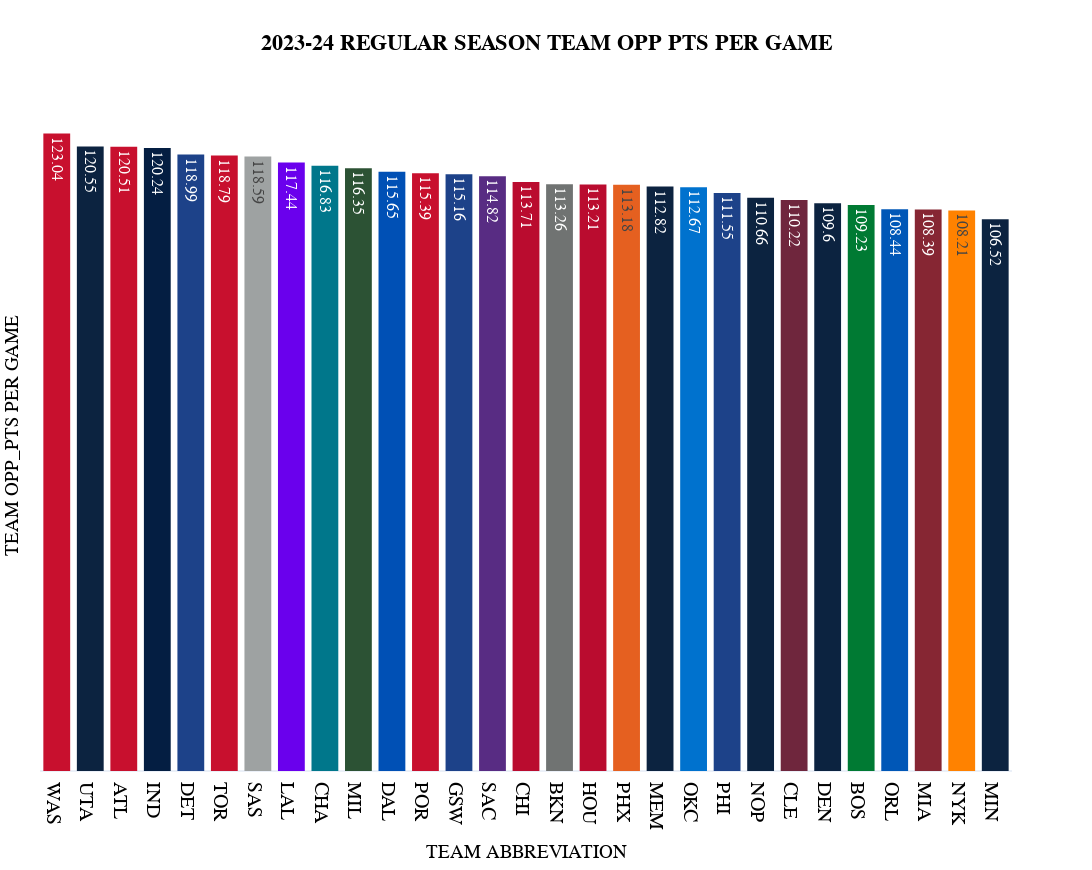

The notebook cell saved with this chart:
### Code cell
fig = px.histogram(
  df_final.sort_values(by=sort_category, ascending=False), 
  x="TEAM ABBREVIATION", 
  y="{}".format(sort_category),
  color='TEAM_NAME',
  color_discrete_map=team_color_dict,    
  text_auto=True, 
  title="<b>2023-24 REGULAR SEASON TEAM {} PER GAME</b>".format(sort_category.replace('_', ' ')),
  template="plotly_white",
  hover_data=['TEAM_NAME', 'TEAM ABBREVIATION', 'GP', 'W', 'L', 'W_PCT', 'MIN',
       'color', 'Season', 'OPP_FGM', 'OPP_FGMX', 'OPP_FGA', 'OPP_FG_PCT',
       'OPP_FG2M', 'OPP_FG2A', 'OPP_FG2_PCT', 'OPP_FG3M', 'OPP_FG3MX',
       'OPP_FG3A', 'OPP_FG3_PCT', 'OPP_FTM', 'OPP_FTA', 'OPP_FT_PCT',
       'OPP_OREB', 'OPP_DREB', 'OPP_REB', 'OPP_AST', 'OPP_TOV', 'OPP_STL',
       'OPP_BLK', 'OPP_BLKA', 'OPP_PF', 'OPP_PFD', 'OPP_PTS', 'PLUS_MINUS'], 
  height=870, 
  width=1750,
  )

fig.update_layout(
    title_x=0.5,
    hoverlabel=dict(
        bgcolor="white",
        font_size=15,
        font_family="PT Sans Narrow"
    ),
    yaxis = dict(tickfont = dict(size=35)),
    xaxis = dict(tickfont = dict(size=20)),
    font=dict(
        family="PT Sans Narrow",
        size=16,
        color="Black"
    ),
    title_font_family="PT Sans Narrow",
    showlegend=False,
    yaxis_title="TEAM {} PER GAME".format(sort_category.replace('_', ' ')),
    margin=dict(l=30),
)

fig.update_yaxes(showticklabels=False,showgrid=False)


fig

### Figure 1 — Plotly figure (JSON) as saved in the notebook; plotly's stock layout.template omitted (floating-point values rounded to 4 significant figures)
{"data": [{"alignmentgroup": "True", "bingroup": "x", "histfunc": "sum", "hovertemplate": "TEAM_NAME=Washington Wizards<br>TEAM ABBREVIATION=%{x}<br>sum of OPP_PTS=%{y}<extra></extra>", "legendgroup": "Washington Wizards", "marker": {"color": "#C8102E", "pattern": {"shape": ""}}, "name": "Washington Wizards", "offsetgroup": "Washington Wizards", "orientation": "v", "showlegend": true, "texttemplate": "%{value}", "type": "histogram", "x": ["WAS"], "xaxis": "x", "y": [123.0], "yaxis": "y"}, {"alignmentgroup": "True", "bingroup": "x", "histfunc": "sum", "hovertemplate": "TEAM_NAME=Utah Jazz<br>TEAM ABBREVIATION=%{x}<br>sum of OPP_PTS=%{y}<extra></extra>", "legendgroup": "Utah Jazz", "marker": {"color": "#0C2340", "pattern": {"shape": ""}}, "name": "Utah Jazz", "offsetgroup": "Utah Jazz", "orientation": "v", "showlegend": true, "texttemplate": "%{value}", "type": "histogram", "x": ["UTA"], "xaxis": "x", "y": [120.5], "yaxis": "y"}, {"alignmentgroup": "True", "bingroup": "x", "histfunc": "sum", "hovertemplate": "TEAM_NAME=Atlanta Hawks<br>TEAM ABBREVIATION=%{x}<br>sum of OPP_PTS=%{y}<extra></extra>", "legendgroup": "Atlanta Hawks", "marker": {"color": "#C8102E", "pattern": {"shape": ""}}, "name": "Atlanta Hawks", "offsetgroup": "Atlanta Hawks", "orientation": "v", "showlegend": true, "texttemplate": "%{value}", "type": "histogram", "x": ["ATL"], "xaxis": "x", "y": [120.5], "yaxis": "y"}, {"alignmentgroup": "True", "bingroup": "x", "histfunc": "sum", "hovertemplate": "TEAM_NAME=Indiana Pacers<br>TEAM ABBREVIATION=%{x}<br>sum of OPP_PTS=%{y}<extra></extra>", "legendgroup": "Indiana Pacers", "marker": {"color": "#041E42", "pattern": {"shape": ""}}, "name": "Indiana Pacers", "offsetgroup": "Indiana Pacers", "orientation": "v", "showlegend": true, "texttemplate": "%{value}", "type": "histogram", "x": ["IND"], "xaxis": "x", "y": [120.2], "yaxis": "y"}, {"alignmentgroup": "True", "bingroup": "x", "histfunc": "sum", "hovertemplate": "TEAM_NAME=Detroit Pistons<br>TEAM ABBREVIATION=%{x}<br>sum of OPP_PTS=%{y}<extra></extra>", "legendgroup": "Detroit Pistons", "marker": {"color": "#1D4289", "pattern": {"shape": ""}}, "name": "Detroit Pistons", "offsetgroup": "Detroit Pistons", "orientation": "v", "showlegend": true, "texttemplate": "%{value}", "type": "histogram", "x": ["DET"], "xaxis": "x", "y": [119.0], "yaxis": "y"}, {"alignmentgroup": "True", "bingroup": "x", "histfunc": "sum", "hovertemplate": "TEAM_NAME=Toronto Raptors<br>TEAM ABBREVIATION=%{x}<br>sum of OPP_PTS=%{y}<extra></extra>", "legendgroup": "Toronto Raptors", "marker": {"color": "#C8102E", "pattern": {"shape": ""}}, "name": "Toronto Raptors", "offsetgroup": "Toronto Raptors", "orientation": "v", "showlegend": true, "texttemplate": "%{value}", "type": "histogram", "x": ["TOR"], "xaxis": "x", "y": [118.8], "yaxis": "y"}, {"alignmentgroup": "True", "bingroup": "x", "histfunc": "sum", "hovertemplate": "TEAM_NAME=San Antonio Spurs<br>TEAM ABBREVIATION=%{x}<br>sum of OPP_PTS=%{y}<extra></extra>", "legendgroup": "San Antonio Spurs", "marker": {"color": "#9EA2A2", "pattern": {"shape": ""}}, "name": "San Antonio Spurs", "offsetgroup": "San Antonio Spurs", "orientation": "v", "showlegend": true, "texttemplate": "%{value}", "type": "histogram", "x": ["SAS"], "xaxis": "x", "y": [118.6], "yaxis": "y"}, {"alignmentgroup": "True", "bingroup": "x", "histfunc": "sum", "hovertemplate": "TEAM_NAME=Los Angeles Lakers<br>TEAM ABBREVIATION=%{x}<br>sum of OPP_PTS=%{y}<extra></extra>", "legendgroup": "Los Angeles Lakers", "marker": {"color": "#6a00ed", "pattern": {"shape": ""}}, "name": "Los Angeles Lakers", "offsetgroup": "Los Angeles Lakers", "orientation": "v", "showlegend": true, "texttemplate": "%{value}", "type": "histogram", "x": ["LAL"], "xaxis": "x", "y": [117.4], "yaxis": "y"}, {"alignmentgroup": "True", "bingroup": "x", "histfunc": "sum", "hovertemplate": "TEAM_NAME=Charlotte Hornets<br>TEAM ABBREVIATION=%{x}<br>sum of OPP_PTS=%{y}<extra></extra>", "legendgroup": "Charlotte Hornets", "marker": {"color": "#00778B", "pattern": {"shape": ""}}, "name": "Charlotte Hornets", "offsetgroup": "Charlotte Hornets", "orientation": "v", "showlegend": true, "texttemplate": "%{value}", "type": "histogram", "x": ["CHA"], "xaxis": "x", "y": [116.8], "yaxis": "y"}, {"alignmentgroup": "True", "bingroup": "x", "histfunc": "sum", "hovertemplate": "TEAM_NAME=Milwaukee Bucks<br>TEAM ABBREVIATION=%{x}<br>sum of OPP_PTS=%{y}<extra></extra>", "legendgroup": "Milwaukee Bucks", "marker": {"color": "#2C5234", "pattern": {"shape": ""}}, "name": "Milwaukee Bucks", "offsetgroup": "Milwaukee Bucks", "orientation": "v", "showlegend": true, "texttemplate": "%{value}", "type": "histogram", "x": ["MIL"], "xaxis": "x", "y": [116.3], "yaxis": "y"}, {"alignmentgroup": "True", "bingroup": "x", "histfunc": "sum", "hovertemplate": "TEAM_NAME=Dallas Mavericks<br>TEAM ABBREVIATION=%{x}<br>sum of OPP_PTS=%{y}<extra></extra>", "legendgroup": "Dallas Mavericks", "marker": {"color": "#0050B5", "pattern": {"shape": ""}}, "name": "Dallas Mavericks", "offsetgroup": "Dallas Mavericks", "orientation": "v", "showlegend": true, "texttemplate": "%{value}", "type": "histogram", "x": ["DAL"], "xaxis": "x", "y": [115.7], "yaxis": "y"}, {"alignmentgroup": "True", "bingroup": "x", "histfunc": "sum", "hovertemplate": "TEAM_NAME=Portland Trail Blazers<br>TEAM ABBREVIATION=%{x}<br>sum of OPP_PTS=%{y}<extra></extra>", "legendgroup": "Portland Trail Blazers", "marker": {"color": "#C8102E", "pattern": {"shape": ""}}, "name": "Portland Trail Blazers", "offsetgroup": "Portland Trail Blazers", "orientation": "v", "showlegend": true, "texttemplate": "%{value}", "type": "histogram", "x": ["POR"], "xaxis": "x", "y": [115.4], "yaxis": "y"}, {"alignmentgroup": "True", "bingroup": "x", "histfunc": "sum", "hovertemplate": "TEAM_NAME=Golden State Warriors<br>TEAM ABBREVIATION=%{x}<br>sum of OPP_PTS=%{y}<extra></extra>", "legendgroup": "Golden State Warriors", "marker": {"color": "#1D4289", "pattern": {"shape": ""}}, "name": "Golden State Warriors", "offsetgroup": "Golden State Warriors", "orientation": "v", "showlegend": true, "texttemplate": "%{value}", "type": "histogram", "x": ["GSW"], "xaxis": "x", "y": [115.2], "yaxis": "y"}, {"alignmentgroup": "True", "bingroup": "x", "histfunc": "sum", "hovertemplate": "TEAM_NAME=Sacramento Kings<br>TEAM ABBREVIATION=%{x}<br>sum of OPP_PTS=%{y}<extra></extra>", "legendgroup": "Sacramento Kings", "marker": {"color": "#582C83", "pattern": {"shape": ""}}, "name": "Sacramento Kings", "offsetgroup": "Sacramento Kings", "orientation": "v", "showlegend": true, "texttemplate": "%{value}", "type": "histogram", "x": ["SAC"], "xaxis": "x", "y": [114.8], "yaxis": "y"}, {"alignmentgroup": "True", "bingroup": "x", "histfunc": "sum", "hovertemplate": "TEAM_NAME=Chicago Bulls<br>TEAM ABBREVIATION=%{x}<br>sum of OPP_PTS=%{y}<extra></extra>", "legendgroup": "Chicago Bulls", "marker": {"color": "#BA0C2F", "pattern": {"shape": ""}}, "name": "Chicago Bulls", "offsetgroup": "Chicago Bulls", "orientation": "v", "showlegend": true, "texttemplate": "%{value}", "type": "histogram", "x": ["CHI"], "xaxis": "x", "y": [113.7], "yaxis": "y"}, {"alignmentgroup": "True", "bingroup": "x", "histfunc": "sum", "hovertemplate": "TEAM_NAME=Brooklyn Nets<br>TEAM ABBREVIATION=%{x}<br>sum of OPP_PTS=%{y}<extra></extra>", "legendgroup": "Brooklyn Nets", "marker": {"color": "#707372", "pattern": {"shape": ""}}, "name": "Brooklyn Nets", "offsetgroup": "Brooklyn Nets", "orientation": "v", "showlegend": true, "texttemplate": "%{value}", "type": "histogram", "x": ["BKN"], "xaxis": "x", "y": [113.3], "yaxis": "y"}, {"alignmentgroup": "True", "bingroup": "x", "histfunc": "sum", "hovertemplate": "TEAM_NAME=Houston Rockets<br>TEAM ABBREVIATION=%{x}<br>sum of OPP_PTS=%{y}<extra></extra>", "legendgroup": "Houston Rockets", "marker": {"color": "#BA0C2F", "pattern": {"shape": ""}}, "name": "Houston Rockets", "offsetgroup": "Houston Rockets", "orientation": "v", "showlegend": true, "texttemplate": "%{value}", "type": "histogram", "x": ["HOU"], "xaxis": "x", "y": [113.2], "yaxis": "y"}, {"alignmentgroup": "True", "bingroup": "x", "histfunc": "sum", "hovertemplate": "TEAM_NAME=Phoenix Suns<br>TEAM ABBREVIATION=%{x}<br>sum of OPP_PTS=%{y}<extra></extra>", "legendgroup": "Phoenix Suns", "marker": {"color": "#e56020", "pattern": {"shape": ""}}, "name": "Phoenix Suns", "offsetgroup": "Phoenix Suns", "orientation": "v", "showlegend": true, "texttemplate": "%{value}", "type": "histogram", "x": ["PHX"], "xaxis": "x", "y": [113.2], "yaxis": "y"}, {"alignmentgroup": "True", "bingroup": "x", "histfunc": "sum", "hovertemplate": "TEAM_NAME=Memphis Grizzlies<br>TEAM ABBREVIATION=%{x}<br>sum of OPP_PTS=%{y}<extra></extra>", "legendgroup": "Memphis Grizzlies", "marker": {"color": "#0C2340", "pattern": {"shape": ""}}, "name": "Memphis Grizzlies", "offsetgroup": "Memphis Grizzlies", "orientation": "v", "showlegend": true, "texttemplate": "%{value}", "type": "histogram", "x": ["MEM"], "xaxis": "x", "y": [112.8], "yaxis": "y"}, {"alignmentgroup": "True", "bingroup": "x", "histfunc": "sum", "hovertemplate": "TEAM_NAME=Oklahoma City Thunder<br>TEAM ABBREVIATION=%{x}<br>sum of OPP_PTS=%{y}<extra></extra>", "legendgroup": "Oklahoma City Thunder", "marker": {"color": "#0072CE", "pattern": {"shape": ""}}, "name": "Oklahoma City Thunder", "offsetgroup": "Oklahoma City Thunder", "orientation": "v", "showlegend": true, "texttemplate": "%{value}", "type": "histogram", "x": ["OKC"], "xaxis": "x", "y": [112.7], "yaxis": "y"}, {"alignmentgroup": "True", "bingroup": "x", "histfunc": "sum", "hovertemplate": "TEAM_NAME=LA Clippers<br>TEAM ABBREVIATION=%{x}<br>sum of OPP_PTS=%{y}<extra></extra>", "legendgroup": "LA Clippers", "marker": {"color": "#3860C6", "pattern": {"shape": ""}}, "name": "LA Clippers", "offsetgroup": "LA Clippers", "orientation": "v", "showlegend": true, "texttemplate": "%{value}", "type": "histogram", "x": [null], "xaxis": "x", "y": [112.3], "yaxis": "y"}, {"alignmentgroup": "True", "bingroup": "x", "histfunc": "sum", "hovertemplate": "TEAM_NAME=Philadelphia 76ers<br>TEAM ABBREVIATION=%{x}<br>sum of OPP_PTS=%{y}<extra></extra>", "legendgroup": "Philadelphia 76ers", "marker": {"color": "#1D4289", "pattern": {"shape": ""}}, "name": "Philadelphia 76ers", "offsetgroup": "Philadelphia 76ers", "orientation": "v", "showlegend": true, "texttemplate": "%{value}", "type": "histogram", "x": ["PHI"], "xaxis": "x", "y": [111.5], "yaxis": "y"}, {"alignmentgroup": "True", "bingroup": "x", "histfunc": "sum", "hovertemplate": "TEAM_NAME=New Orleans Pelicans<br>TEAM ABBREVIATION=%{x}<br>sum of OPP_PTS=%{y}<extra></extra>", "legendgroup": "New Orleans Pelicans", "marker": {"color": "#0C2340", "pattern": {"shape": ""}}, "name": "New Orleans Pelicans", "offsetgroup": "New Orleans Pelicans", "orientation": "v", "showlegend": true, "texttemplate": "%{value}", "type": "histogram", "x": ["NOP"], "xaxis": "x", "y": [110.7], "yaxis": "y"}, {"alignmentgroup": "True", "bingroup": "x", "histfunc": "sum", "hovertemplate": "TEAM_NAME=Cleveland Cavaliers<br>TEAM ABBREVIATION=%{x}<br>sum of OPP_PTS=%{y}<extra></extra>", "legendgroup": "Cleveland Cavaliers", "marker": {"color": "#6F263D", "pattern": {"shape": ""}}, "name": "Cleveland Cavaliers", "offsetgroup": "Cleveland Cavaliers", "orientation": "v", "showlegend": true, "texttemplate": "%{value}", "type": "histogram", "x": ["CLE"], "xaxis": "x", "y": [110.2], "yaxis": "y"}, {"alignmentgroup": "True", "bingroup": "x", "histfunc": "sum", "hovertemplate": "TEAM_NAME=Denver Nuggets<br>TEAM ABBREVIATION=%{x}<br>sum of OPP_PTS=%{y}<extra></extra>", "legendgroup": "Denver Nuggets", "marker": {"color": "#0C2340", "pattern": {"shape": ""}}, "name": "Denver Nuggets", "offsetgroup": "Denver Nuggets", "orientation": "v", "showlegend": true, "texttemplate": "%{value}", "type": "histogram", "x": ["DEN"], "xaxis": "x", "y": [109.6], "yaxis": "y"}, {"alignmentgroup": "True", "bingroup": "x", "histfunc": "sum", "hovertemplate": "TEAM_NAME=Boston Celtics<br>TEAM ABBREVIATION=%{x}<br>sum of OPP_PTS=%{y}<extra></extra>", "legendgroup": "Boston Celtics", "marker": {"color": "#007A33", "pattern": {"shape": ""}}, "name": "Boston Celtics", "offsetgroup": "Boston Celtics", "orientation": "v", "showlegend": true, "texttemplate": "%{value}", "type": "histogram", "x": ["BOS"], "xaxis": "x", "y": [109.2], "yaxis": "y"}, {"alignmentgroup": "True", "bingroup": "x", "histfunc": "sum", "hovertemplate": "TEAM_NAME=Orlando Magic<br>TEAM ABBREVIATION=%{x}<br>sum of OPP_PTS=%{y}<extra></extra>", "legendgroup": "Orlando Magic", "marker": {"color": "#0057B7", "pattern": {"shape": ""}}, "name": "Orlando Magic", "offsetgroup": "Orlando Magic", "orientation": "v", "showlegend": true, "texttemplate": "%{value}", "type": "histogram", "x": ["ORL"], "xaxis": "x", "y": [108.4], "yaxis": "y"}, {"alignmentgroup": "True", "bingroup": "x", "histfunc": "sum", "hovertemplate": "TEAM_NAME=Miami Heat<br>TEAM ABBREVIATION=%{x}<br>sum of OPP_PTS=%{y}<extra></extra>", "legendgroup": "Miami Heat", "marker": {"color": "#862633", "pattern": {"shape": ""}}, "name": "Miami Heat", "offsetgroup": "Miami Heat", "orientation": "v", "showlegend": true, "texttemplate": "%{value}", "type": "histogram", "x": ["MIA"], "xaxis": "x", "y": [108.4], "yaxis": "y"}, {"alignmentgroup": "True", "bingroup": "x", "histfunc": "sum", "hovertemplate": "TEAM_NAME=New York Knicks<br>TEAM ABBREVIATION=%{x}<br>sum of OPP_PTS=%{y}<extra></extra>", "legendgroup": "New York Knicks", "marker": {"color": "#FF8200", "pattern": {"shape": ""}}, "name": "New York Knicks", "offsetgroup": "New York Knicks", "orientation": "v", "showlegend": true, "texttemplate": "%{value}", "type": "histogram", "x": ["NYK"], "xaxis": "x", "y": [108.2], "yaxis": "y"}, {"alignmentgroup": "True", "bingroup": "x", "histfunc": "sum", "hovertemplate": "TEAM_NAME=Minnesota Timberwolves<br>TEAM ABBREVIATION=%{x}<br>sum of OPP_PTS=%{y}<extra></extra>", "legendgroup": "Minnesota Timberwolves", "marker": {"color": "#0C2340", "pattern": {"shape": ""}}, "name": "Minnesota Timberwolves", "offsetgroup": "Minnesota Timberwolves", "orientation": "v", "showlegend": true, "texttemplate": "%{value}", "type": "histogram", "x": ["MIN"], "xaxis": "x", "y": [106.5], "yaxis": "y"}], "layout": {"barmode": "relative", "font": {"color": "Black", "family": "PT Sans Narrow", "size": 16}, "height": 870, "hoverlabel": {"bgcolor": "white", "font": {"family": "PT Sans Narrow", "size": 15}}, "legend": {"title": {"text": "TEAM_NAME"}, "tracegroupgap": 0}, "margin": {"l": 30}, "showlegend": false, "title": {"font": {"family": "PT Sans Narrow"}, "text": "<b>2023-24 REGULAR SEASON TEAM OPP PTS PER GAME</b>", "x": 0.5}, "width": 1750, "xaxis": {"anchor": "y", "domain": [0, 1], "tickfont": {"size": 20}, "title": {"text": "TEAM ABBREVIATION"}}, "yaxis": {"anchor": "x", "domain": [0, 1], "showgrid": false, "showticklabels": false, "tickfont": {"size": 35}, "title": {"text": "TEAM OPP_PTS PER GAME"}}}}
